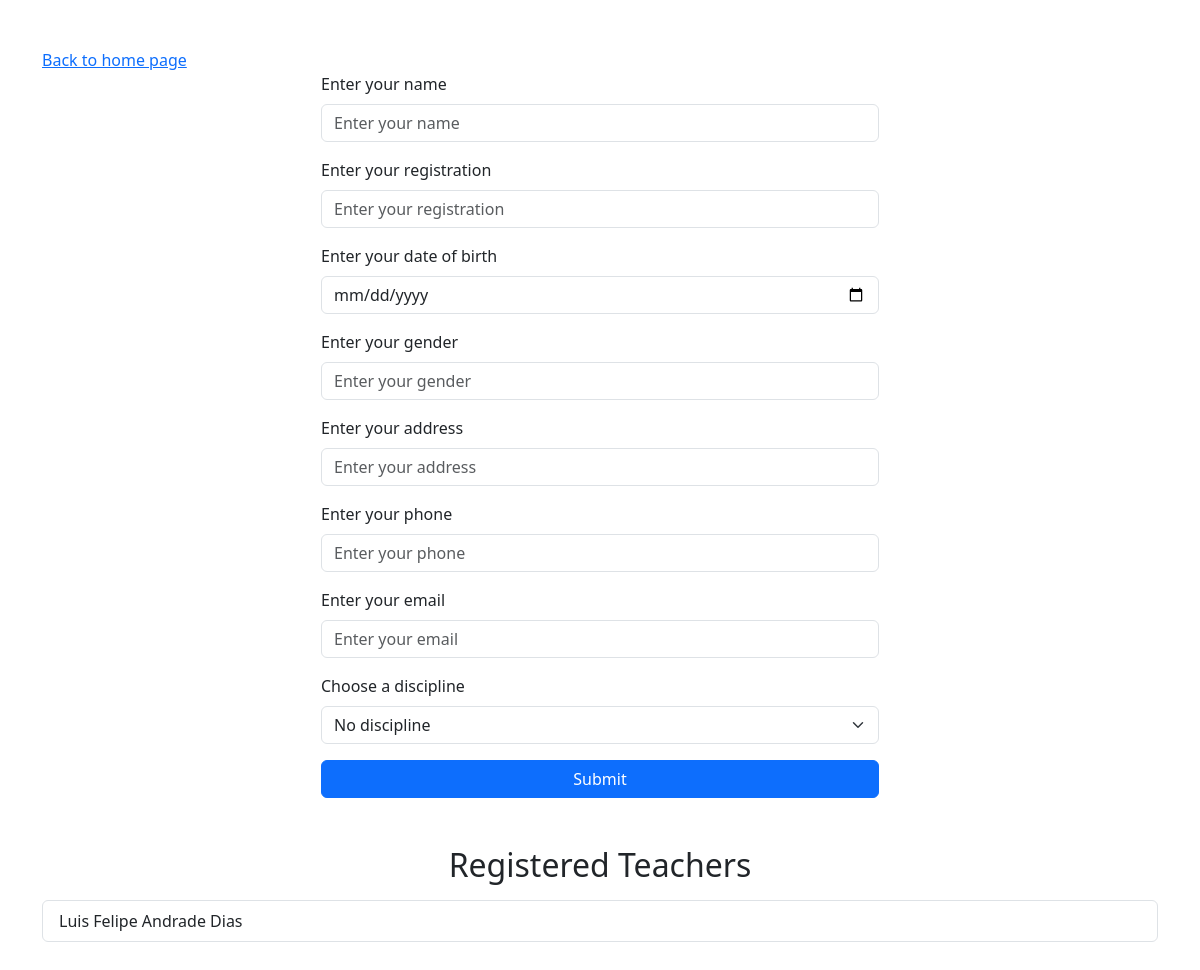
The app's page /teacher, older data.
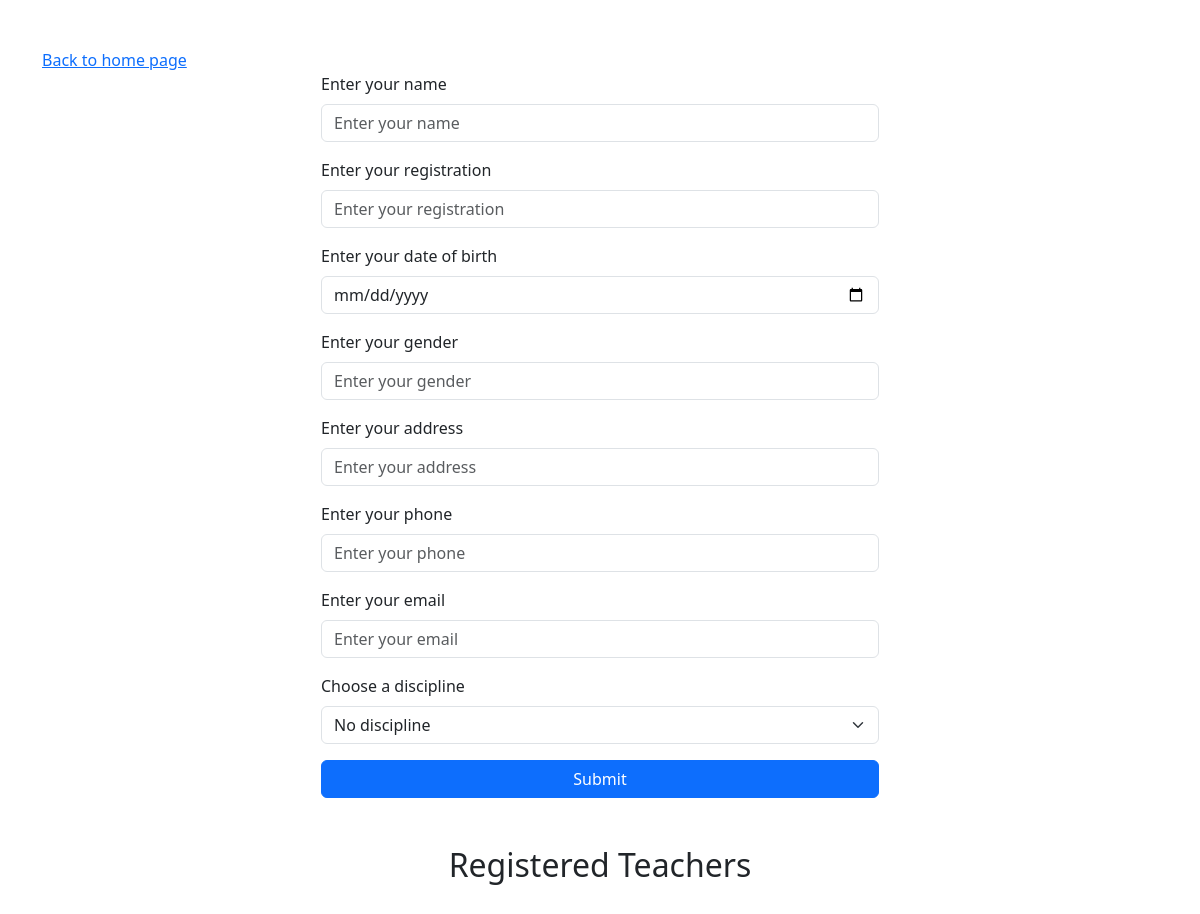
The same page, newer data.
### app/models.py (models this page shows)
class Teacher(db.Model):
  __tablename__ = 'teachers'
  id = db.Column(db.Integer, primary_key=True)
  name = db.Column(db.String(100), nullable=False)
  registration = db.Column(db.String(50), unique=True, nullable=False)
  date_of_birth = db.Column(db.String(20), nullable=False)
  gender = db.Column(db.String(10), nullable=False)
  address = db.Column(db.String(255), nullable=False)
  phone = db.Column(db.String(15), nullable=False)
  email = db.Column(db.String(120), unique=True, nullable=False)
  disciplines = db.relationship('Discipline', secondary='teacher_discipline', back_populates='teachers')

### app/routes.py (the view, shortened to what this page needs)
@main.route('/teacher', methods=['GET', 'POST'])
def teacher():
  form = TeacherForm()
  teachers = Teacher.query.all()
  return render_template('teacher.html', form=form, teachers=teachers)

### app/forms.py
class TeacherForm(FlaskForm):
  name = StringField('Enter your name', validators=[DataRequired()])
  registration = StringField('Enter your registration', validators=[DataRequired()])
  dateOfBirth = DateField('Enter your date of birth', format='%Y-%m-%d', validators=[DataRequired()])
  gender = StringField('Enter your gender', validators=[DataRequired()])
  address = StringField('Enter your address', validators=[DataRequired()])
  phone = StringField('Enter your phone', validators=[DataRequired()])
  email = StringField('Enter your email', validators=[DataRequired()])
  discipline = SelectField('Choose a discipline', default=None, coerce=int)
  submit = SubmitField('Submit')
  def __init__(self, *args, **kwargs):
    super(TeacherForm, self).__init__(*args, **kwargs)
    self.discipline.choices = [(discipline.id, discipline.name) for discipline in Discipline.query.all()]
    self.discipline.choices.insert(0, (0, "No discipline"))

### app/templates/teacher.html (shortened to what this page needs)
<!doctype html>
<html lang="en">
<head>
  <link href="https://cdn.jsdelivr.net/npm/bootstrap@5.3.3/dist/css/bootstrap.min.css" rel="stylesheet"
>
</head>
<body>
  <div class="container my-5">
    <a href="/">Back to home page</a>
    <form class="w-50 m-auto" method="POST" action="">
      <div class="mb-3">
        {{ form.name.label(class="form-label") }}
        {{ form.name(class="form-control", placeholder="Enter your name") }}
      </div>
      <div class="mb-3">
        {{ form.registration.label(class="form-label") }}
        {{ form.registration(class="form-control", placeholder="Enter your registration") }}
      </div>
      <div class="mb-3">
        {{ form.dateOfBirth.label(class="form-label") }}
        {{ form.dateOfBirth(class="form-control", type="date", placeholder="Enter your date of birth") }}
      </div>
      <div class="mb-3">
        {{ form.gender.label(class="form-label") }}
        {{ form.gender(class="form-control", placeholder="Enter your gender") }}
      </div>
      <div class="mb-3">
        {{ form.address.label(class="form-label") }}
        {{ form.address(class="form-control", placeholder="Enter your address") }}
      </div>
      <div class="mb-3">
        {{ form.phone.label(class="form-label") }}
        {{ form.phone(class="form-control", placeholder="Enter your phone") }}
      </div>
      <div class="mb-3">
        {{ form.email.label(class="form-label") }}
        {{ form.email(class="form-control", placeholder="Enter your email") }}
      </div>
      <div class="mb-3">
        {{ form.discipline.label(class="form-label") }}
        {{ form.discipline(class="form-select") }}
      </div>
      <div class="d-grid">
        {{ form.submit(class="btn btn-primary") }}
      </div>
    </form>
    <h2 class="mt-5 mb-3 text-center">Registered Teachers</h2>
    <ul class="list-group">
      {% for teacher in teachers %}
      <li class="list-group-item">{{ teacher.name }}</li>
      {% endfor %}
    </ul>
  </div>
</body>
</html>

Row changes from the older to the newer data that the page shows:
removed Teacher: name "Luis Felipe Andrade Dias"
